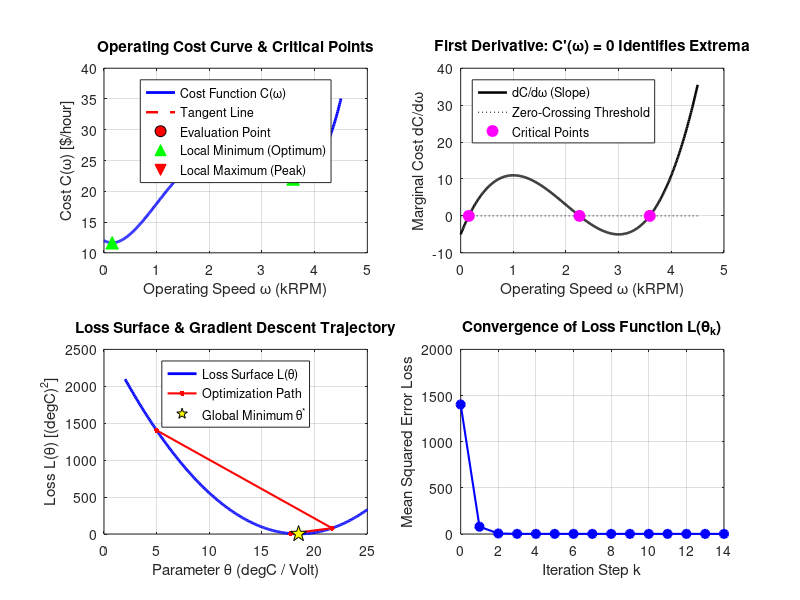

Source code (MATLAB):
%% 02_slope_and_optimization.m - Tangent Lines, Critical Points & Optimization
% =========================================================================
% MODULE: Calculus for Engineers (R3: Change, Accumulation & Optimization)
% TOPIC : Slope Visualization, Extrema Classification & Loss Minimization
%
% ENGINEERING CONTEXT:
% Engineering design is fundamentally about optimization:
%   - Minimizing material cost while satisfying stress thresholds
%   - Minimizing fuel consumption or drag in aerodynamic profiles
%   - Minimizing calibration error (loss functions) in sensor processing
%
% Calculus provides the core mechanism:
%   1. The first derivative f'(x) gives the slope of the tangent line.
%   2. Critical points occur where f'(x) = 0 (stationary points).
%   3. The second derivative f''(x) reveals curvature:
%        f''(x) > 0 -> Local Minimum (Stable equilibrium / Optimal design)
%        f''(x) < 0 -> Local Maximum (Peak stress / Unstable point)
%   4. In Machine Learning (Level 3), Gradient Descent finds optimal weights
%      by iteratively stepping downhill against the gradient of the loss.
% =========================================================================

clear;
close all;
clc;

fprintf('=======================================================\n');
fprintf('  CALCULUS FOR ENGINEERS: SLOPE AND OPTIMIZATION       \n');
fprintf('=======================================================\n\n');

%% Section 1: Tangent Line Visualization on a Dynamic Cost Function
% Consider the total operating cost of an industrial pump as a function 
% of operating speed omega (in kRPM, thousands of RPM):
% Cost C(w) = w^4 - 8*w^3 + 18*w^2 - 5*w + 12   [$ / hour]
% Domain: w in [0.0, 4.5] kRPM

w_grid = linspace(0.0, 4.5, 500);

% Define cost function and its analytical derivatives
cost_fun  = @(w) w.^4 - 8.0.*(w.^3) + 18.0.*(w.^2) - 5.0.*w + 12.0;
dcost_dw  = @(w) 4.0.*(w.^3) - 24.0.*(w.^2) + 36.0.*w - 5.0;
d2cost_dw = @(w) 12.0.*(w.^2) - 48.0.*w + 36.0;

C_vals = cost_fun(w_grid);
dC_vals = dcost_dw(w_grid);

% Select an arbitrary operating speed to construct the tangent line
w_sample = 2.5; % Operating point [kRPM]
C_sample = cost_fun(w_sample);
slope_sample = dcost_dw(w_sample);

% Tangent line equation: y - y0 = m * (x - x0) -> y = y0 + m * (x - x0)
w_tangent_span = linspace(w_sample - 0.7, w_sample + 0.7, 50);
C_tangent = C_sample + slope_sample .* (w_tangent_span - w_sample);

fprintf('--- 1. TANGENT LINE AT OPERATING POINT ---\n');
fprintf('Operating speed w0  : %.2f kRPM\n', w_sample);
fprintf('Operating cost C(w0): $%.2f / hour\n', C_sample);
fprintf('Marginal cost C''(w0): $%.2f / (hour * kRPM) [Tangent Slope]\n\n', slope_sample);

%% Section 2: Finding Critical Points Analytically & Numerically
% Critical points occur where dC/dw = 0:
% 4 * w^3 - 24 * w^2 + 36 * w - 5 = 0
% We find roots of this cubic polynomial using MATLAB's roots()

cubic_poly = [4.0, -24.0, 36.0, -5.0];
crit_roots = roots(cubic_poly);

% Keep only real roots within the operating domain [0, 4.5]
real_crit = crit_roots(imag(crit_roots) == 0);
valid_crit = real_crit(real_crit >= 0 & real_crit <= 4.5);
valid_crit = sort(valid_crit); % Sort in ascending order

fprintf('--- 2. CRITICAL POINTS AND SECOND DERIVATIVE CLASSIFICATION ---\n');
fprintf('%-10s %-12s %-14s %-16s %-18s\n', ...
    'Root (w)', 'Cost C(w)', '1st Deriv f''', '2nd Deriv f''''', 'Classification');

for i = 1:length(valid_crit)
    w_crit = valid_crit(i);
    cost_crit = cost_fun(w_crit);
    f1_crit = dcost_dw(w_crit);
    f2_crit = d2cost_dw(w_crit);
    
    if f2_crit > 0
        nature = 'LOCAL MINIMUM (Optimal)';
    elseif f2_crit < 0
        nature = 'LOCAL MAXIMUM (Cost Peak)';
    else
        nature = 'INFLECTION POINT';
    end
    
    fprintf('%-10.4f $%-11.2f %-14.2e %-16.4f %-18s\n', ...
        w_crit, cost_crit, f1_crit, f2_crit, nature);
end
fprintf('\n');

%% Section 3: Engineering Loss Minimization (Machine Learning Intuition)
% In ML and parameter estimation, we calibrate a model parameter theta 
% by minimizing a loss function L(theta) that measures prediction error.
%
% Problem: Calibrate sensor scale factor theta for an optical pyrometer.
% Given measured true temperatures T_true and sensor voltage V_sensor:
% Prediction: T_hat = theta * V_sensor
% Mean Squared Error Loss: L(theta) = (1/M) * sum( (T_true - theta * V_sensor)^2 )
%
% Expanding L(theta):
% L(theta) = c2 * theta^2 - 2 * c1 * theta + c0
% This is a convex quadratic bowl with a unique global minimum!

M_samples = 20;
rng(101);
V_sensor = linspace(0.5, 4.5, M_samples);
true_scale = 18.5; % True physics: 18.5 deg C / Volt
sensor_noise = 1.2 * randn(1, M_samples);
T_true = true_scale * V_sensor + sensor_noise;

% Analytical coefficients for quadratic loss:
% L(theta) = (1/M) * [ sum(V^2)*theta^2 - 2*sum(T*V)*theta + sum(T^2) ]
c2 = mean(V_sensor.^2);
c1 = mean(T_true .* V_sensor);
c0 = mean(T_true.^2);

loss_fun = @(th) c2 .* (th.^2) - 2.0 .* c1 .* th + c0;
dloss_dth = @(th) 2.0 .* c2 .* th - 2.0 .* c1;

% Analytical optimal theta* where dL/dth = 0:
theta_star = c1 / c2;
min_loss = loss_fun(theta_star);

fprintf('--- 3. SENSOR CALIBRATION LOSS FUNCTION ---\n');
fprintf('True Scale Factor theta_true : %.2f degC/V\n', true_scale);
fprintf('Analytical Optimum theta*   : %.4f degC/V\n', theta_star);
fprintf('Minimum Residual Loss L(th*): %.4f (degC)^2\n\n', min_loss);

%% Section 4: 1D Gradient Descent Optimization Algorithm
% Gradient descent iteratively updates theta in the direction of steepest descent:
%   theta_{k+1} = theta_k - alpha * dL/dth(theta_k)
% where alpha is the learning rate (step size).

alpha = 0.08;            % Learning rate [dimensionless]
max_iter = 30;           % Maximum iterations
tol = 1e-6;              % Convergence tolerance on gradient magnitude

% Initial guess (intentionally far from optimum)
theta_init = 5.0;        % Initial guess: 5 degC/V

theta_history = zeros(1, max_iter + 1);
loss_history  = zeros(1, max_iter + 1);
grad_history  = zeros(1, max_iter + 1);

theta_history(1) = theta_init;
loss_history(1)  = loss_fun(theta_init);
grad_history(1)  = dloss_dth(theta_init);

fprintf('--- 4. GRADIENT DESCENT ITERATION HISTORY ---\n');
fprintf('%-6s %-16s %-16s %-16s\n', 'Iter', 'Theta (degC/V)', 'Loss L(theta)', 'Grad dL/dtheta');

converged_iter = max_iter;
for k = 1:max_iter
    curr_theta = theta_history(k);
    grad = dloss_dth(curr_theta);
    
    if abs(grad) < tol
        converged_iter = k - 1;
        theta_history = theta_history(1:k);
        loss_history = loss_history(1:k);
        grad_history = grad_history(1:k);
        break;
    end
    
    % Gradient update step
    next_theta = curr_theta - alpha * grad;
    
    theta_history(k + 1) = next_theta;
    loss_history(k + 1)  = loss_fun(next_theta);
    grad_history(k + 1)  = grad;
    
    if mod(k, 5) == 0 || k == 1
        fprintf('%-6d %-16.4f %-16.4f %-16.4e\n', ...
            k, curr_theta, loss_history(k), grad);
    end
end

final_theta = theta_history(end);
fprintf('Final Iter %-4d: theta = %.4f, Loss = %.4f, Grad = %.2e\n\n', ...
    length(theta_history)-1, final_theta, loss_history(end), grad_history(end));

%% Section 5: Engineering Visualization
figure('Name', 'Slope, Critical Points, and Gradient Optimization', ...
    'Position', [150, 150, 1000, 750]);

% Subplot 1: Cost Function and Tangent Line
subplot(2, 2, 1);
plot(w_grid, C_vals, 'b-', 'LineWidth', 2); hold on;
plot(w_tangent_span, C_tangent, 'r--', 'LineWidth', 1.8);
plot(w_sample, C_sample, 'ko', 'MarkerFaceColor', 'r', 'MarkerSize', 8);

% Mark critical points
for i = 1:length(valid_crit)
    cw = valid_crit(i);
    cC = cost_fun(cw);
    if d2cost_dw(cw) > 0
        plot(cw, cC, 'g^', 'MarkerFaceColor', 'g', 'MarkerSize', 9); % Local min
    else
        plot(cw, cC, 'rv', 'MarkerFaceColor', 'r', 'MarkerSize', 9); % Local max
    end
end
grid on;
title('Operating Cost Curve & Critical Points', 'FontSize', 11);
xlabel('Operating Speed \omega (kRPM)');
ylabel('Cost C(\omega) [$/hour]');
legend('Cost Function C(\omega)', 'Tangent Line', 'Evaluation Point', ...
    'Local Minimum (Optimum)', 'Local Maximum (Peak)', 'Location', 'north');

% Subplot 2: First Derivative (Slope)
subplot(2, 2, 2);
plot(w_grid, dC_vals, 'k-', 'LineWidth', 1.8); hold on;
plot([0, 4.5], [0, 0], 'k:'); % Zero-slope reference line
plot(valid_crit, zeros(size(valid_crit)), 'mo', 'MarkerFaceColor', 'm', 'MarkerSize', 8);
grid on;
title('First Derivative: C''(\omega) = 0 Identifies Extrema', 'FontSize', 11);
xlabel('Operating Speed \omega (kRPM)');
ylabel('Marginal Cost dC/d\omega');
legend('dC/d\omega (Slope)', 'Zero-Crossing Threshold', 'Critical Points', 'Location', 'northwest');

% Subplot 3: Loss Function Bowl and Gradient Descent Trajectory
subplot(2, 2, 3);
theta_span = linspace(2.0, 25.0, 300);
plot(theta_span, loss_fun(theta_span), 'b-', 'LineWidth', 2); hold on;
plot(theta_history, loss_history, 'r.-', 'LineWidth', 1.5, 'MarkerSize', 12);
plot(theta_star, min_loss, 'kp', 'MarkerFaceColor', 'y', 'MarkerSize', 12);
grid on;
title('Loss Surface & Gradient Descent Trajectory', 'FontSize', 11);
xlabel('Parameter \theta (degC / Volt)');
ylabel('Loss L(\theta) [(degC)^2]');
legend('Loss Surface L(\theta)', 'Optimization Path', 'Global Minimum \theta^*', 'Location', 'north');

% Subplot 4: Loss Convergence vs Iteration
subplot(2, 2, 4);
plot(0:(length(loss_history)-1), loss_history, 'bo-', 'LineWidth', 1.5, 'MarkerFaceColor', 'b');
grid on;
title('Convergence of Loss Function L(\theta_k)', 'FontSize', 11);
xlabel('Iteration Step k');
ylabel('Mean Squared Error Loss');

fprintf('Calculus script 02_slope_and_optimization.m executed successfully.\n');
